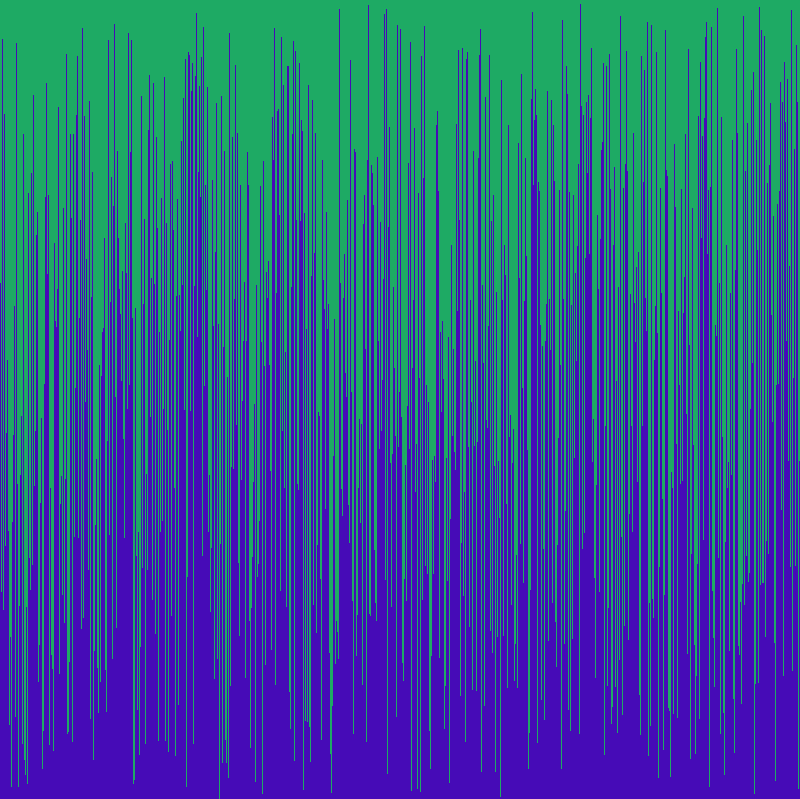
Frame 1 (no input)
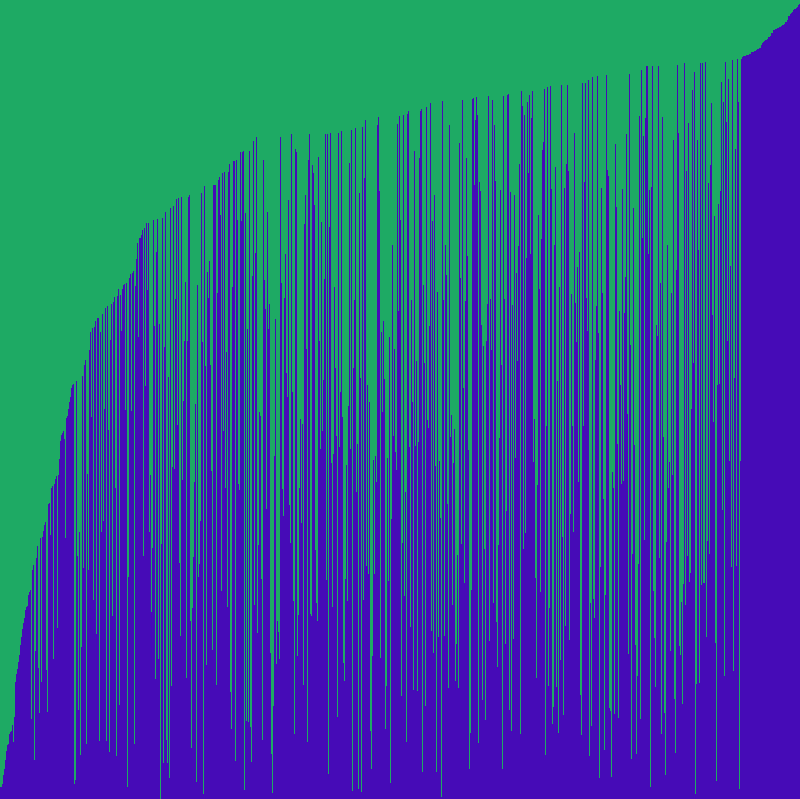
Frame 60 (the mouse pressed at the canvas centre just before this capture)
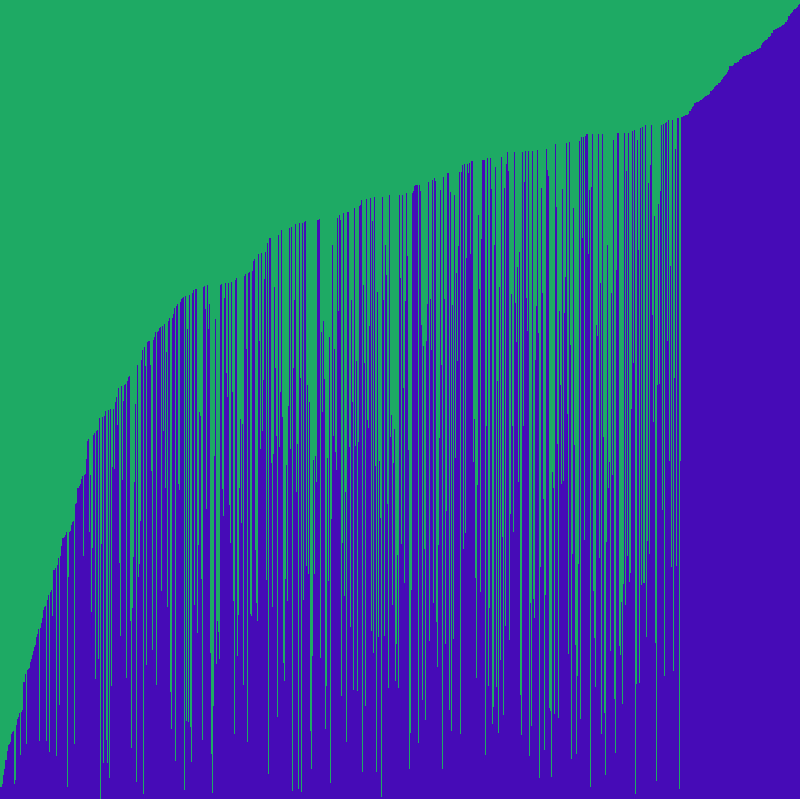
Frame 120 (the mouse held since frame 60 and released just before this capture)

The Processing sketch that drew these frames (run headless with seeded random() and noise(); from frame 60 on, the mouse is pressed at the canvas centre):

// Processing sketch: arraySorter
// ── arraySorter.pde
/* Paste the code into a new Processing sketch and complete the steps. */

//1. create an array of ints. don't initialize it yet.
int[] ints;
void setup() {
  //2. set the size of your window
  //  if you are using Processing 3, you cannot use variables
  //  because the developers don't know how programming is supposed to work.
size(800,799);
  //3. initialize your array with the built in width variable
  
  ints=new int[width];;;;;
  //4. initialize the ints in the array with random numbers
  //   from 0 to the built in height variable
for(int i=0; i<ints.length;i++){
 ints[i]=(int) random(height);
  
}
  //5. call the noStroke() method
noStroke();
}

void draw() {
  //6. set the background color with background(r, g, b);
background(30, 170, 100);
  //7. set the color for your graph
fill(70,11,183);;;;
  //8. draw a rectangle for each int in your array.
  //   the x value will be the current index in the array
  //   the y value will the height variable
  //   the width is 1 (one)
  //   the height is negative the value of the element at the current index of the array
for(int i=0; i<ints.length;i++){
  rect(i,height,1,-ints[i]);
  
}

  //9. call the stepSort method
stepSort(ints);
  //10. extract the code that randomizes the array into a method.

  //11. call the method you made in step 10 when the mouse is pressed

}
 void randomizeMethod(){
   for(int i=0; i<ints.length;i++){
 ints[i]=(int) random(height);
  
}
   
 }
void stepSort(int[] arr) {
  for (int i = 1; i < arr.length; i++) {
    if (arr[i - 1] > arr[i]) {
      int t = arr[i];
      arr[i] = arr[i - 1];
      arr[i - 1] = t;
    }
  }
}
